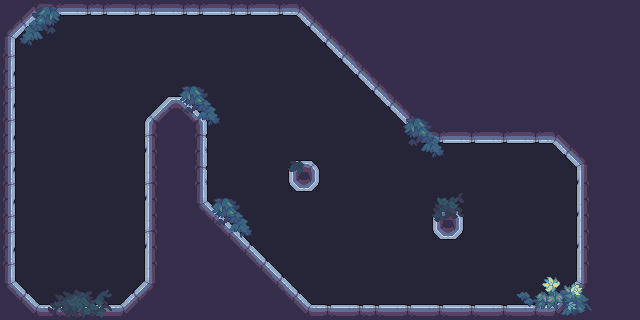

This is a level from a 2D game, rendered from its Tiled map with the project's own tilesets. A one-line summary and the map file follow, with tile-layer data summarised:
An orthogonal 40x20 tile map with 16x16 px tiles, 3 tile layers (bg, wall, dec) and 9 objects (6x Enemy, Player, chest, door).

<map version="1.10" tiledversion="1.11.2" orientation="orthogonal" renderorder="right-down" width="40" height="20" tilewidth="16" tileheight="16" infinite="0" nextlayerid="5" nextobjectid="13">
 <tileset firstgid="1" source="地图.tsx" />
 <layer id="1" name="bg" width="40" height="20">
  <data>[800 cells, 800 non-empty, 10 distinct tile ids]</data>
 </layer>
 <layer id="2" name="wall" width="40" height="20">
  <data>[800 cells, 226 non-empty, 63 distinct tile ids]</data>
 </layer>
 <layer id="3" name="dec" width="40" height="20">
  <data>[800 cells, 64 non-empty, 46 distinct tile ids]</data>
 </layer>
 <objectgroup id="4" name="对象层 1">
  <object id="3" name="Enemy" x="228.773" y="72.6478">
   <point />
  </object>
  <object id="4" name="Enemy" x="69.9404" y="74.0015">
   <point />
  </object>
  <object id="6" name="Enemy" x="345.641" y="270.286">
   <point />
  </object>
  <object id="7" name="Enemy" x="499.961" y="182.748">
   <point />
  </object>
  <object id="8" name="Enemy" x="508.985" y="227.871">
   <point />
  </object>
  <object id="9" name="Enemy" x="371.31" y="170.771">
   <point />
  </object>
  <object id="5" name="Player" x="80.3187" y="267.127">
   <point />
  </object>
  <object id="11" name="chest" x="366.398" y="210.724">
   <point />
  </object>
  <object id="12" name="door" x="511.693" y="263.213">
   <point />
  </object>
 </objectgroup>
</map>
